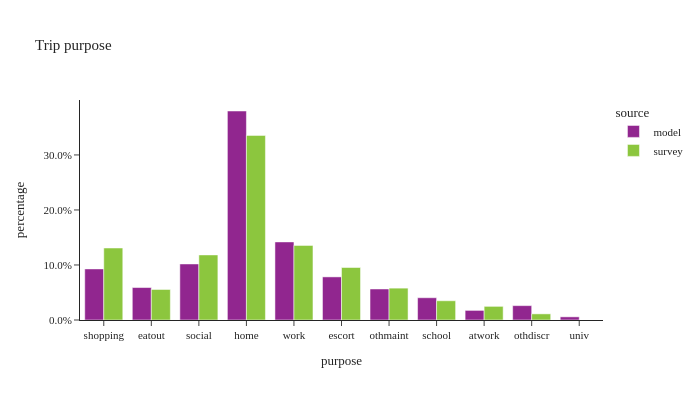

Notebook cell for this chart:
### Code cell
util.plot_share_barchart(trip_data, 'trip_weight', 'purpose', title="Trip purpose")

### Figure 1 — Plotly figure (JSON) as saved in the notebook; plotly's stock layout.template omitted (floating-point values rounded to 4 significant figures)
{"data": [{"alignmentgroup": "True", "customdata": [[1167000.0, 1167000.0], [741700.0, 741700.0], [1281000.0, 1281000.0], [4776000.0, 4776000.0], [1784000.0, 1784000.0], [985100.0, 985100.0], [709100.0, 709100.0], [508600.0, 508600.0], [219400.0, 219400.0], [328100.0, 328100.0], [72070.0, 72070.0]], "hovertemplate": "source=model<br>purpose=%{x}<br>percentage=%{y}<br>weighted_sum=%{customdata[0]}<br>sample_size=%{customdata[1]}<extra></extra>", "legendgroup": "model", "marker": {"color": "#91268F", "pattern": {"shape": ""}}, "name": "model", "offsetgroup": "model", "orientation": "v", "showlegend": true, "textposition": "auto", "type": "bar", "x": ["shopping", "eatout", "social", "home", "work", "escort", "othmaint", "school", "atwork", "othdiscr", "univ"], "xaxis": "x", "y": [0.09283, 0.05899, 0.1019, 0.3799, 0.1419, 0.07835, 0.0564, 0.04046, 0.01745, 0.0261, 0.005732], "yaxis": "y"}, {"alignmentgroup": "True", "customdata": [[1524000.0, 3396.0], [646100.0, 1744.0], [1378000.0, 4266.0], [3907000.0, 10090.0], [1579000.0, 3663.0], [1111000.0, 1858.0], [674500.0, 1595.0], [407600.0, 622.0], [288800.0, 680.0], [129800.0, 343.0]], "hovertemplate": "source=survey<br>purpose=%{x}<br>percentage=%{y}<br>weighted_sum=%{customdata[0]}<br>sample_size=%{customdata[1]}<extra></extra>", "legendgroup": "survey", "marker": {"color": "#8CC63E", "pattern": {"shape": ""}}, "name": "survey", "offsetgroup": "survey", "orientation": "v", "showlegend": true, "textposition": "auto", "type": "bar", "x": ["shopping", "eatout", "social", "home", "work", "escort", "othmaint", "school", "atwork", "othdiscr"], "xaxis": "x", "y": [0.1308, 0.05548, 0.1183, 0.3355, 0.1356, 0.09542, 0.05791, 0.035, 0.02479, 0.01114], "yaxis": "y"}], "layout": {"barmode": "group", "height": 400, "legend": {"title": {"text": "source"}, "tracegroupgap": 0}, "title": {"text": "Trip purpose"}, "width": 700, "xaxis": {"anchor": "y", "domain": [0.0, 1.0], "title": {"text": "purpose"}}, "yaxis": {"anchor": "x", "domain": [0.0, 1.0], "tickformat": ".1%", "title": {"text": "percentage"}}}}
